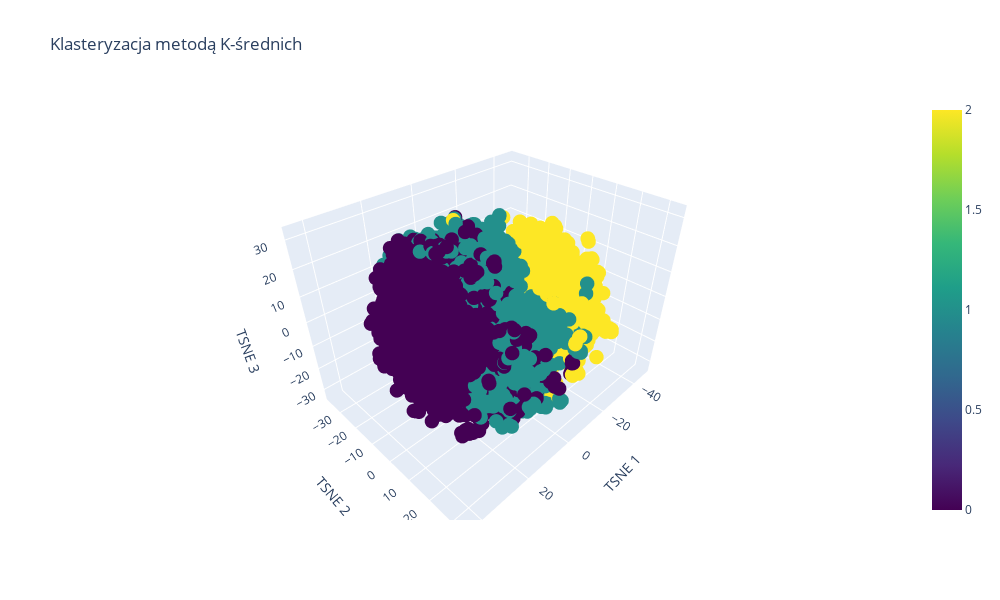
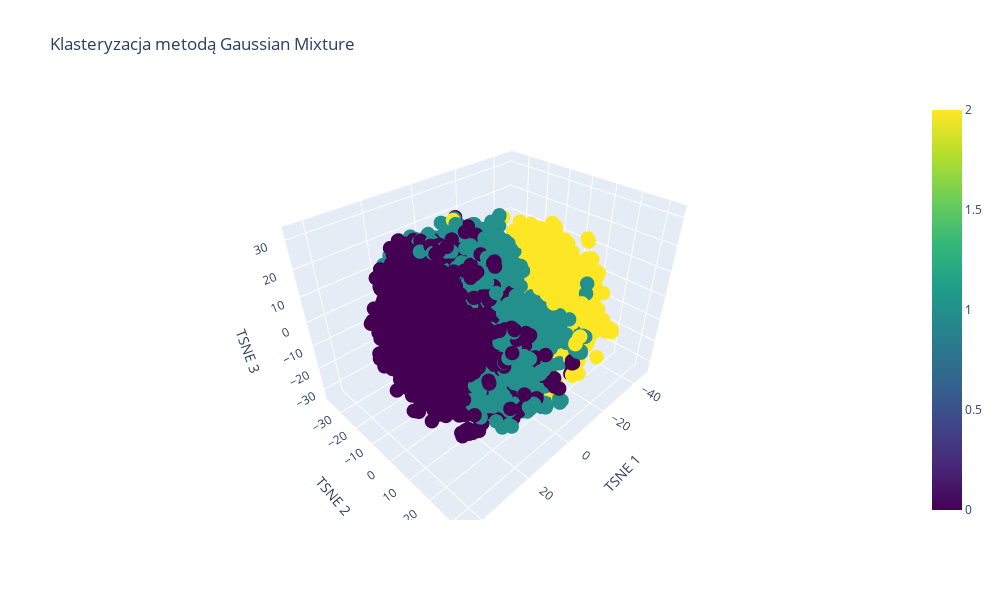
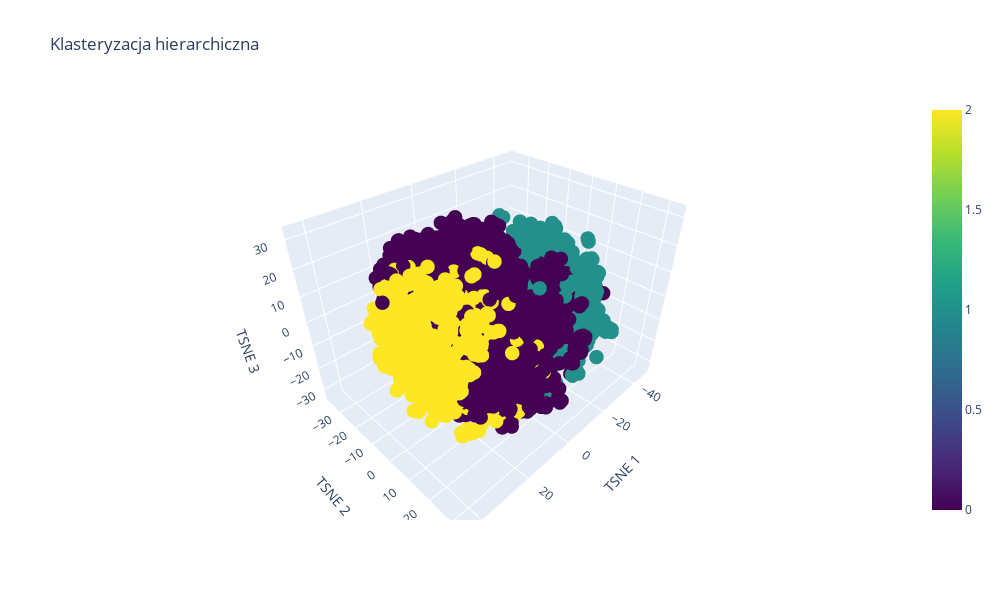

Notebook code for these charts, in order:
### Code cell
import plotly.graph_objects as go
# Skalowanie danych - ważne przed klasteryzacją
scaler = StandardScaler()
scaled_data = scaler.fit_transform(embeddings_array2)

# Redukcja wymiarowości do 3D żeby móc zwizualizować
tsne = TSNE(n_components=3, random_state=42)
tsne_results = tsne.fit_transform(scaled_data)

# Funkcja do rysowania wyników klasteryzacji w 3D używając plotly
def plot_clustering_results_3d(tsne_data, labels, title):
    fig = go.Figure(data=[go.Scatter3d(
        x=tsne_data[:, 0],
        y=tsne_data[:, 1],
        z=tsne_data[:, 2],
        mode='markers',
        marker=dict(
            size=5,
            color=labels,
            colorscale='Viridis',
            showscale=True
        )
    )])
    
    fig.update_layout(
        title=title,
        scene=dict(
            xaxis_title='TSNE 1',
            yaxis_title='TSNE 2',
            zaxis_title='TSNE 3'
        ),
        width=1000,
        height=600
    )
    fig.show()

# Funkcja do oceny jakości klasteryzacji
def evaluate_clustering(data, labels, model_name):
    if len(np.unique(labels)) > 1:  # Sprawdzamy czy jest więcej niż jeden klaster
        sil_score = silhouette_score(data, labels)
        db_score = davies_bouldin_score(data, labels)
        ch_score = calinski_harabasz_score(data, labels)
        
        print(f"\nMetryki oceny dla {model_name}:")
        print(f"Współczynnik Silhouette: {sil_score:.3f}")
        print(f"Współczynnik Daviesa-Bouldina: {db_score:.3f}")
        print(f"Współczynnik Calinskiego-Harabasza: {ch_score:.3f}")
    else:
        print(f"\nUwaga: {model_name} utworzył tylko jeden klaster - nie można obliczyć metryk")

# 1. Klasteryzacja metodą K-średnich
n_clusters = 3
kmeans = KMeans(n_clusters=n_clusters, random_state=42)
kmeans_labels = kmeans.fit_predict(scaled_data)

plot_clustering_results_3d(tsne_results, kmeans_labels, 'Klasteryzacja metodą K-średnich')
evaluate_clustering(scaled_data, kmeans_labels, 'K-średnich')

# Gaussian Mixture Model
gmm = GaussianMixture(n_components=n_clusters, random_state=42)
gmm_labels = gmm.fit_predict(scaled_data)

plot_clustering_results_3d(tsne_results, gmm_labels, 'Klasteryzacja metodą Gaussian Mixture')
evaluate_clustering(scaled_data, gmm_labels, 'Gaussian Mixture')

# Agglomerative Clustering
agg = AgglomerativeClustering(n_clusters=n_clusters)
agg_labels = agg.fit_predict(scaled_data)

plot_clustering_results_3d(tsne_results, agg_labels, 'Klasteryzacja hierarchiczna')
evaluate_clustering(scaled_data, agg_labels, 'Agglomerative Clustering')


# # 2. Klasteryzacja DBSCAN
# dbscan = DBSCAN(eps=80, min_samples=4104)  # Możesz dostosować parametry
# dbscan_labels = dbscan.fit_predict(scaled_data)

# plot_clustering_results(embeddings_array2, dbscan_labels, 'Klasteryzacja DBSCAN')
# evaluate_clustering(scaled_data, dbscan_labels, 'DBSCAN')

### Figure 1 — Plotly figure (JSON) as saved in the notebook; plotly's stock layout.template omitted (floating-point values rounded to 4 significant figures; data arrays with more than 128 entries replaced by an {"elided": "..."} marker saying what was removed)
{"data": [{"marker": {"color": {"elided": "5228 int values"}, "colorscale": [[0, "#440154"], [0.1111, "#482878"], [0.2222, "#3e4989"], [0.3333, "#31688e"], [0.4444, "#26828e"], [0.5556, "#1f9e89"], [0.6667, "#35b779"], [0.7778, "#6ece58"], [0.8889, "#b5de2b"], [1, "#fde725"]], "showscale": true, "size": 5}, "mode": "markers", "type": "scatter3d", "x": {"elided": "5228 float values"}, "y": {"elided": "5228 float values"}, "z": {"elided": "5228 float values"}}], "layout": {"height": 600, "scene": {"xaxis": {"title": {"text": "TSNE 1"}}, "yaxis": {"title": {"text": "TSNE 2"}}, "zaxis": {"title": {"text": "TSNE 3"}}}, "title": {"text": "Klasteryzacja metodą K-średnich"}, "width": 1000}}

### Figure 2 — Plotly figure (JSON) as saved in the notebook; plotly's stock layout.template omitted (floating-point values rounded to 4 significant figures; data arrays with more than 128 entries replaced by an {"elided": "..."} marker saying what was removed)
{"data": [{"marker": {"color": {"elided": "5228 int values"}, "colorscale": [[0, "#440154"], [0.1111, "#482878"], [0.2222, "#3e4989"], [0.3333, "#31688e"], [0.4444, "#26828e"], [0.5556, "#1f9e89"], [0.6667, "#35b779"], [0.7778, "#6ece58"], [0.8889, "#b5de2b"], [1, "#fde725"]], "showscale": true, "size": 5}, "mode": "markers", "type": "scatter3d", "x": {"elided": "5228 float values"}, "y": {"elided": "5228 float values"}, "z": {"elided": "5228 float values"}}], "layout": {"height": 600, "scene": {"xaxis": {"title": {"text": "TSNE 1"}}, "yaxis": {"title": {"text": "TSNE 2"}}, "zaxis": {"title": {"text": "TSNE 3"}}}, "title": {"text": "Klasteryzacja metodą Gaussian Mixture"}, "width": 1000}}

### Figure 3 — Plotly figure (JSON) as saved in the notebook; plotly's stock layout.template omitted (floating-point values rounded to 4 significant figures; data arrays with more than 128 entries replaced by an {"elided": "..."} marker saying what was removed)
{"data": [{"marker": {"color": {"elided": "5228 int values"}, "colorscale": [[0, "#440154"], [0.1111, "#482878"], [0.2222, "#3e4989"], [0.3333, "#31688e"], [0.4444, "#26828e"], [0.5556, "#1f9e89"], [0.6667, "#35b779"], [0.7778, "#6ece58"], [0.8889, "#b5de2b"], [1, "#fde725"]], "showscale": true, "size": 5}, "mode": "markers", "type": "scatter3d", "x": {"elided": "5228 float values"}, "y": {"elided": "5228 float values"}, "z": {"elided": "5228 float values"}}], "layout": {"height": 600, "scene": {"xaxis": {"title": {"text": "TSNE 1"}}, "yaxis": {"title": {"text": "TSNE 2"}}, "zaxis": {"title": {"text": "TSNE 3"}}}, "title": {"text": "Klasteryzacja hierarchiczna"}, "width": 1000}}
